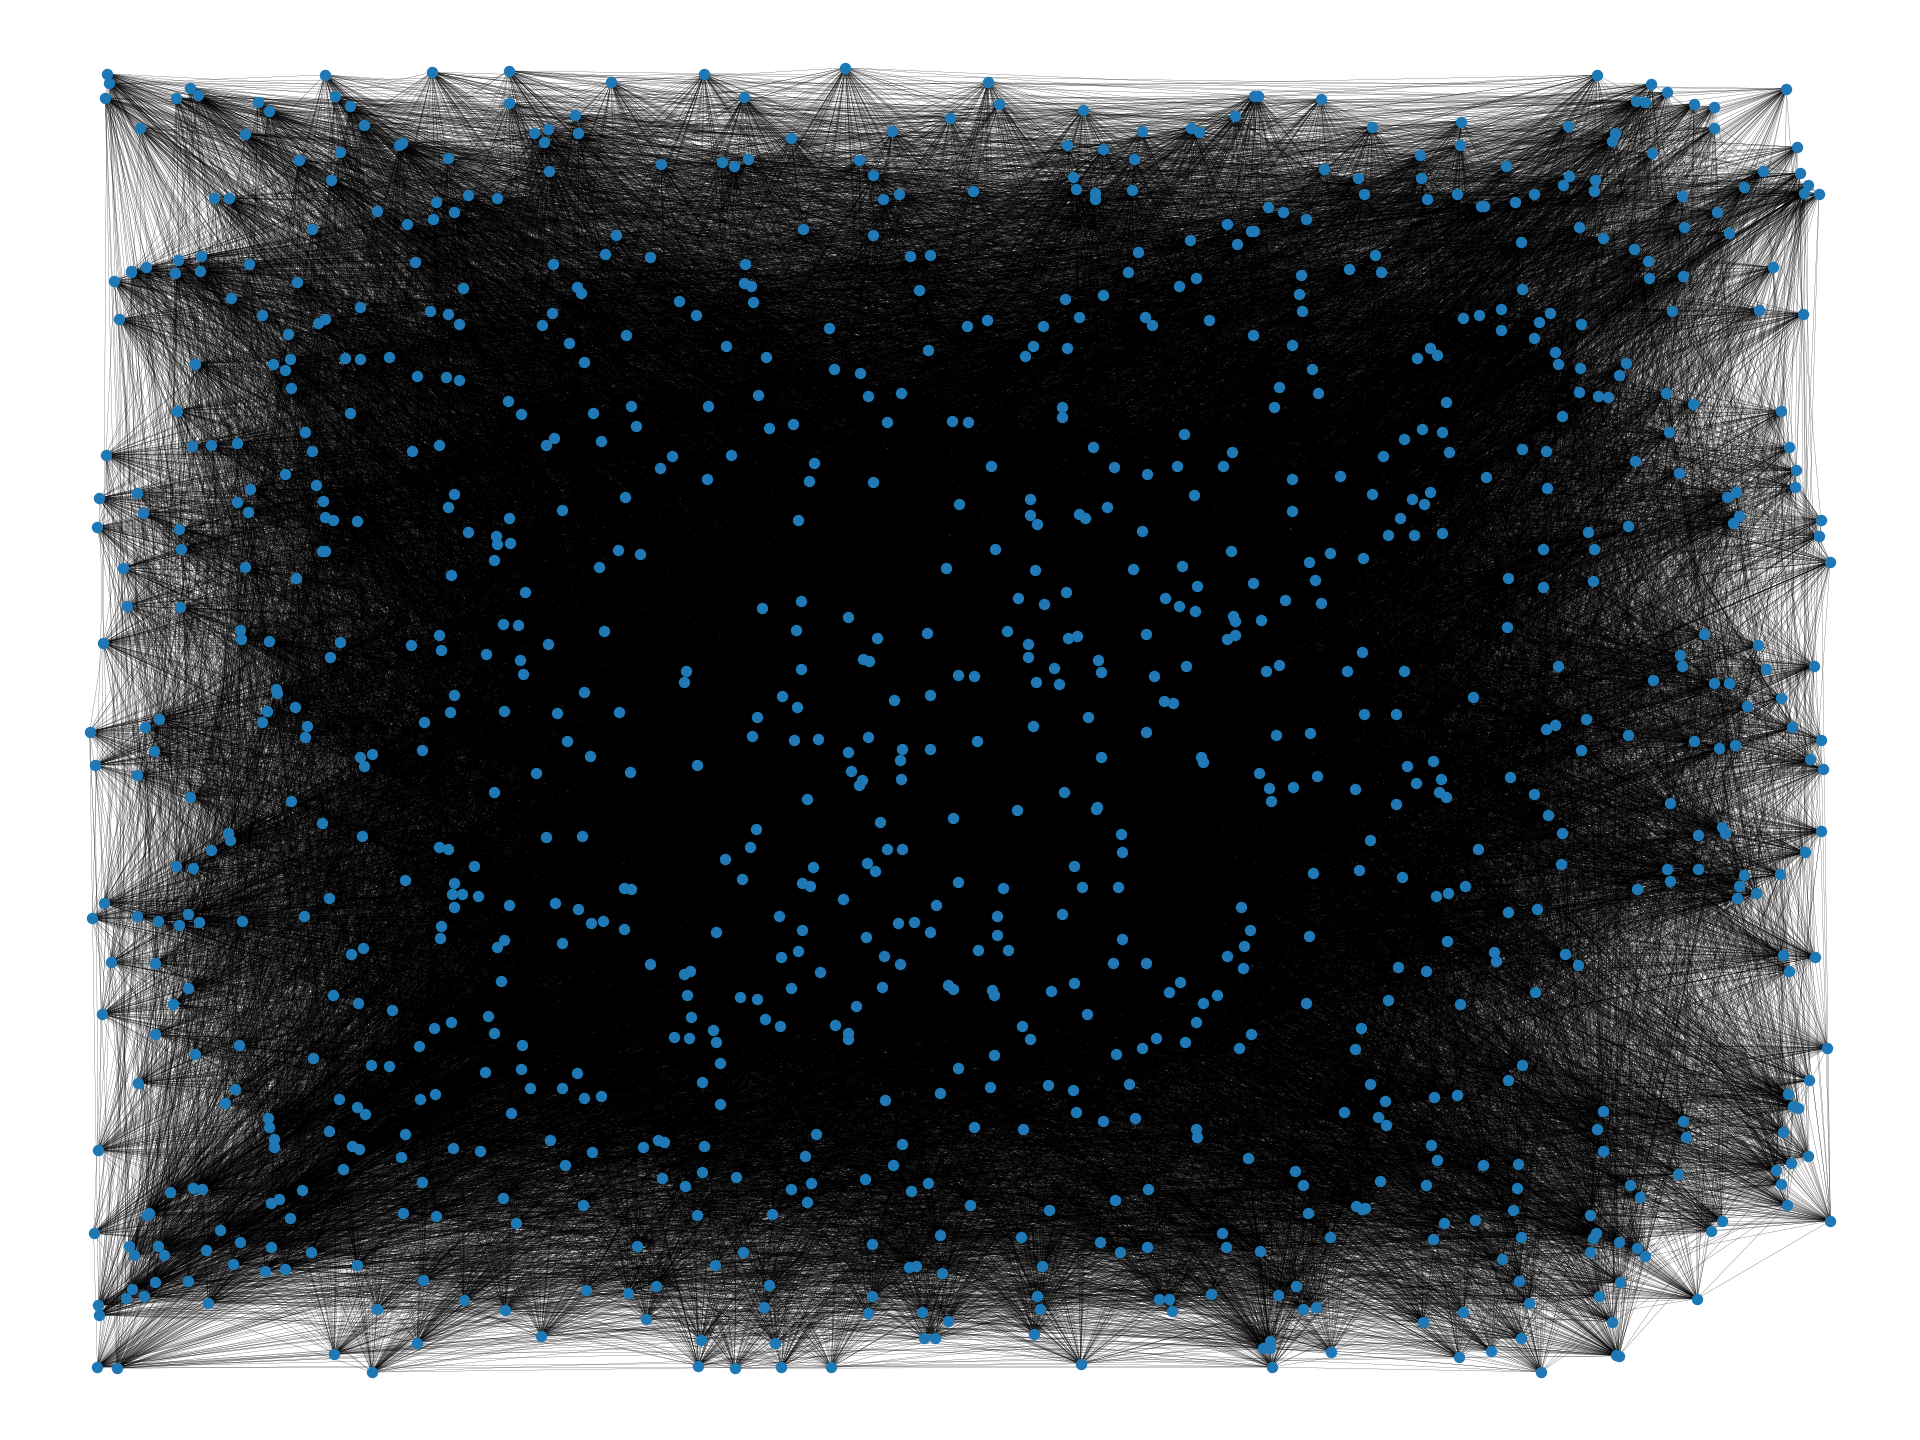

Reproduce this figure in Python.
#!-*- coding:utf-8 -*-
# __author__ : Sora
# ___time___ : 2019/06/24/9:06

import networkx as nx
import matplotlib.pyplot as plt
import numpy as np
import random
import time
import formula





# 生成ER网络
def generateRandomNetwork():
    count = 0
    probability = 0.0
    for i in range(NETWORK_SIZE):
        for j in range(i + 1, NETWORK_SIZE):
            probability = random.random()
            if probability < PROBABILITY_OF_EAGE:
                count = count + 1
                adjacentMatrix[i][j] = adjacentMatrix[j][i] = 1
    print('您所构造的ER网络边数为：' + str(count))

# 用于绘制ER图
def showGraph():
    G = nx.Graph()
    for i in range(len(adjacentMatrix)):
        G.add_node(i)
        for j in range(len(adjacentMatrix)):
            if adjacentMatrix[i][j] == 1:
                G.add_edge(i, j)
    nx.draw(G,pos=nx.random_layout(G), node_size=3,width=0.05)
    print("density:",formula.density(G))
    print("clustering coefficient:",formula.clustering_coefficient(G))
    a= formula.average_path_length(G)
    print('nx.shortest_path_length(G):',a)
    plt.savefig("ER.png", dpi=300)
    plt.show()



# 将ER网络写入文件中
def writeRandomNetworkToFile():
    ARRS = []
    f = open('randomNetwork01.txt', 'w+')
    for i in range(NETWORK_SIZE):
        t = adjacentMatrix[i]
        ARRS.append(t)
        for j in range(NETWORK_SIZE):
            s = str(t[j])
            f.write(s)
            f.write(' ')
        f.write('\n')
    f.close()


# 计算度分布并将其存入文件中
def calculateDegreeDistribution():
    averageDegree = 0.0
    identify = 0.0
    statistic = np.zeros((NETWORK_SIZE), dtype=float)  # statistic将用于存放度分布的数组，数组下标为度的大小，对应数组内容为该度的概率
    degree = np.zeros((NETWORK_SIZE), dtype=int)  # degree用于存放每个节点的度
    for i in range(NETWORK_SIZE):
        for j in range(NETWORK_SIZE):
            degree[i] = degree[i] + adjacentMatrix[i][j]
    for i in range(NETWORK_SIZE):
        averageDegree += degree[i]
    print('平均度为' + str(averageDegree / NETWORK_SIZE))  # 计算平均度
    for i in range(NETWORK_SIZE):
        statistic[degree[i]] = statistic[degree[i]] + 1
    for i in range(NETWORK_SIZE):
        statistic[i] = statistic[i] / NETWORK_SIZE
        identify = identify + statistic[i]
    identify = int(identify)
    print('如果output为1则该算法正确\toutput=' + str(identify))  # 用于测试算法是否正确



# 主程序开始
print('请输入ER网络的顶点个数：')
NETWORK_SIZE = int(input())
adjacentMatrix = np.zeros((NETWORK_SIZE, NETWORK_SIZE), dtype=int)  # 初始化邻接矩阵


print('请输入连边概率：')
PROBABILITY_OF_EAGE = float(input())
generateRandomNetwork()  # 生成ER随机网络

random.seed(time.time())  # 'random.random()#生成[0,1)之间的随机数

writeRandomNetworkToFile()  # 将随机网络写入randomNetwork01.txt文件中
calculateDegreeDistribution()  # 计算此ER随机网络的度分布并将结果写入文件degreee01.txt文件中

print('您所构造的ER网络如下：')
showGraph()

